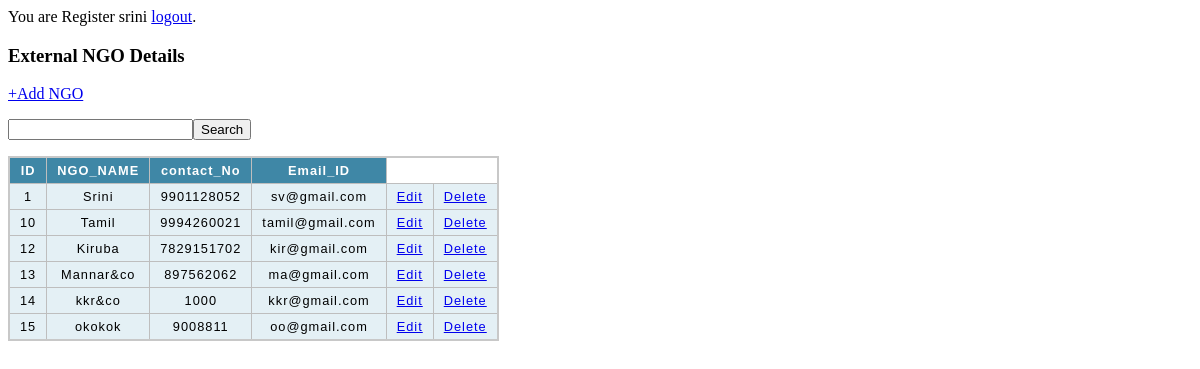
Before: / (signed in) with the older database file.
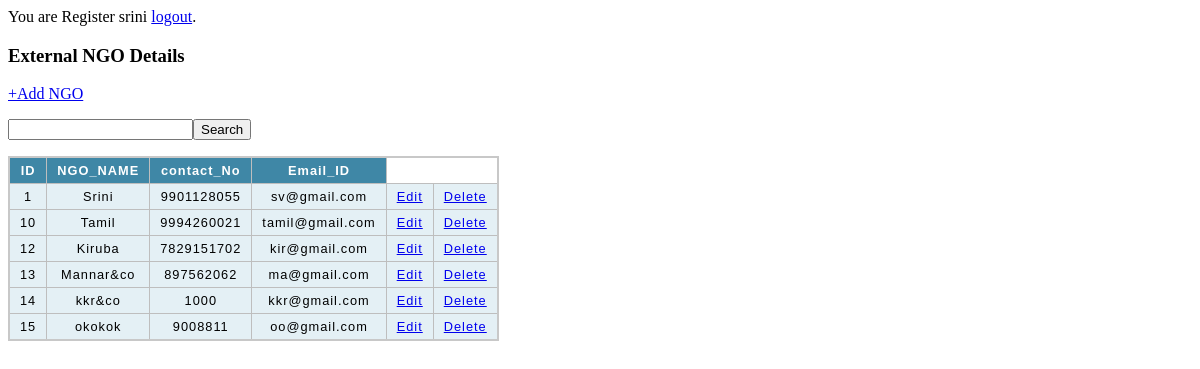
After: the same page with the newer database file.
### tables this page shows
CREATE TABLE posts ( 
      id INTEGER PRIMARY KEY AUTOINCREMENT,
      created TIMESTAMP NOT NULL DEFAULT CURRENT_TIMESTAMP,
      NGO_NAME TEXT NOT NULL,
      contact_No INTEGER NOT NULL,
      email VARCHAR NOT NULL
);

### app.py (the view)
@app.route('/')
def index():
    if not session.get('name'):
        return redirect("/login")
    conn = get_db_connection()
    posts = conn.execute('SELECT * FROM posts').fetchall()
    conn.close()
    return render_template('index.html', datas=posts)

### app.py (called while the page is built)
def get_db_connection():
    conn = sqlite3.connect('database.db')
    conn.row_factory = sqlite3.Row
    cur=conn.cursor()
    return conn

### templates/index.html (shortened to what this page needs)
{% extends 'base.html' %}
{% block body %}
    {% if session.name %}
        You are Register {{ session.name }} <a href="/logout">logout</a>.
    {% else %}
          You are not Register. <a href="/login">login</a>.
    {% endif %}
   <h3 class='text-center text-muted mb-3'>External NGO Details</h3>
   <p class='text-right'><a href='{{url_for("add_ngo")}}' class='btn btn-success'>+Add NGO</a></p>
   <p class='text-right'> <form method="post"><input type="text" name="search" required/><input type="submit" value="Search"/> <input type='hidden' name='csrf_token' value ='{{ csrf_token()}}'/> </form></p>
   <table class='table table-bordered'>
       <thead >
        <link href="{{ url_for('static', filename='main.css') }}" rel="stylesheet" type="text/css" >
           <th>ID</th>
           <th>NGO_NAME</th>
           <th>contact_No</th>
           <th>Email_ID</th>
       </thead>
       <tbody>
           {% for row in datas %}
           <tr>
               <td>{{row.id}}</td>
               <td>{{row.NGO_NAME}}</td>
               <td>{{row.contact_No}}</td>
               <td>{{row.email}}</td>
	       <td><a href='{{url_for("edit_ngo",id=row.id)}}' class="btn btn-primary">Edit</a></td>
               <td><a href='{{url_for("delete_user",id=row.id)}}' class='btn btn-danger' onclick='return confirm("Are You Sure")'>Delete</a></td>
           </tr>
         {%endfor%}
       </tbody>
   </table>
{% endblock %}

### templates/base.html (shortened to what this page needs)
<!DOCTYPE html>
<html lang="en">
<head>
    <link href="/static/main.css" rel="stylesheet" type="text/css" />
</head>
<body>
    <div class="container pt-3">
    {% block body %}
    {% endblock %}
    </div>
</body>
</html>

### static/main.css (style rules this page uses)
thead, tfoot { background-color: #3f87a6; color: #fff; }
tbody { background-color: #e4f0f5; }
table { border-collapse: collapse; border: 2px solid rgb(200, 200, 200); letter-spacing: 1px; font-family: sans-serif; font-size: .8rem; }
td, th { border: 1px solid rgb(190, 190, 190); padding: 5px 10px; }
td { text-align: center; }

Changed rows visible on the page:
changed posts "Srini": contact_No "9901128052" → "9901128055"
